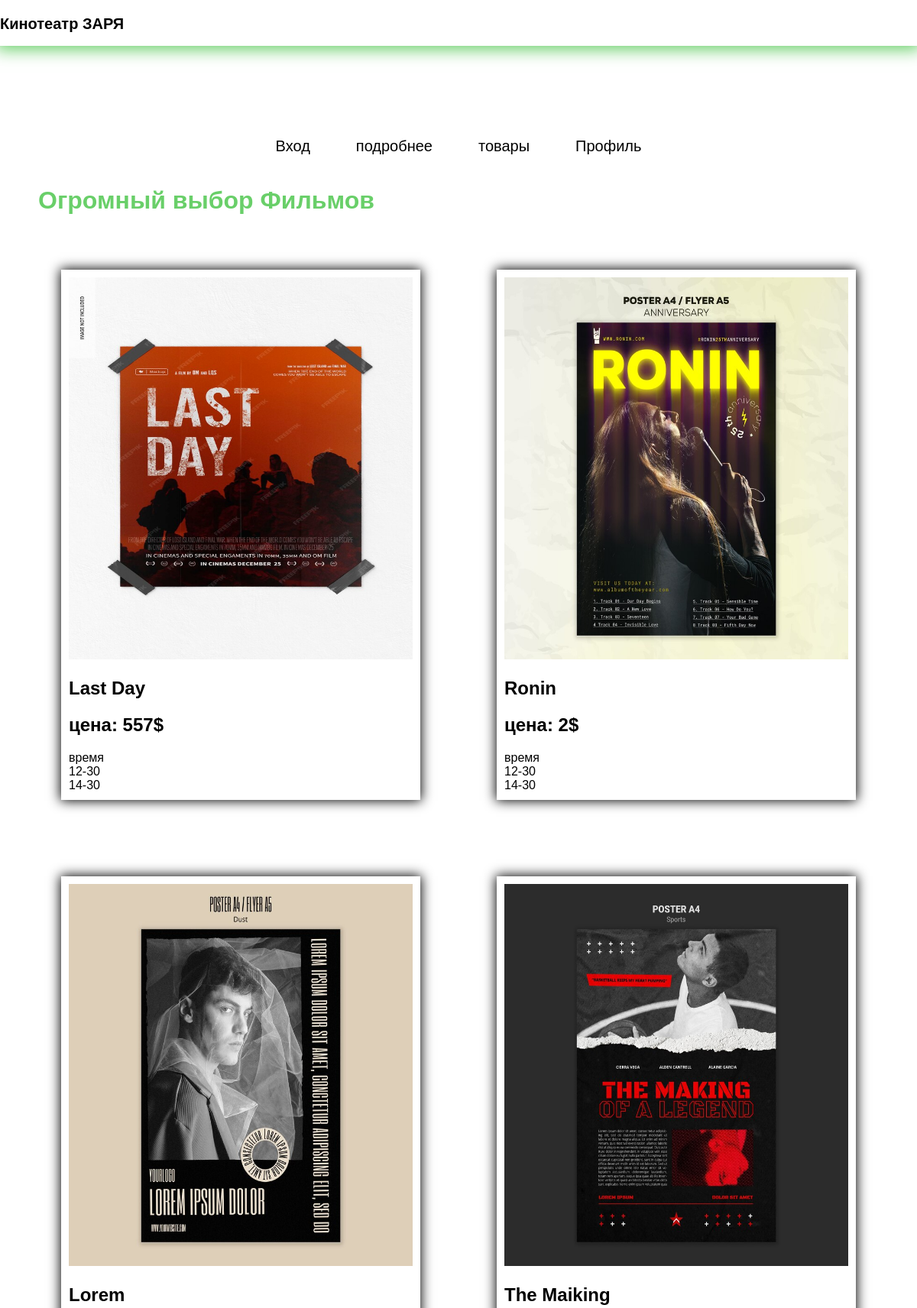
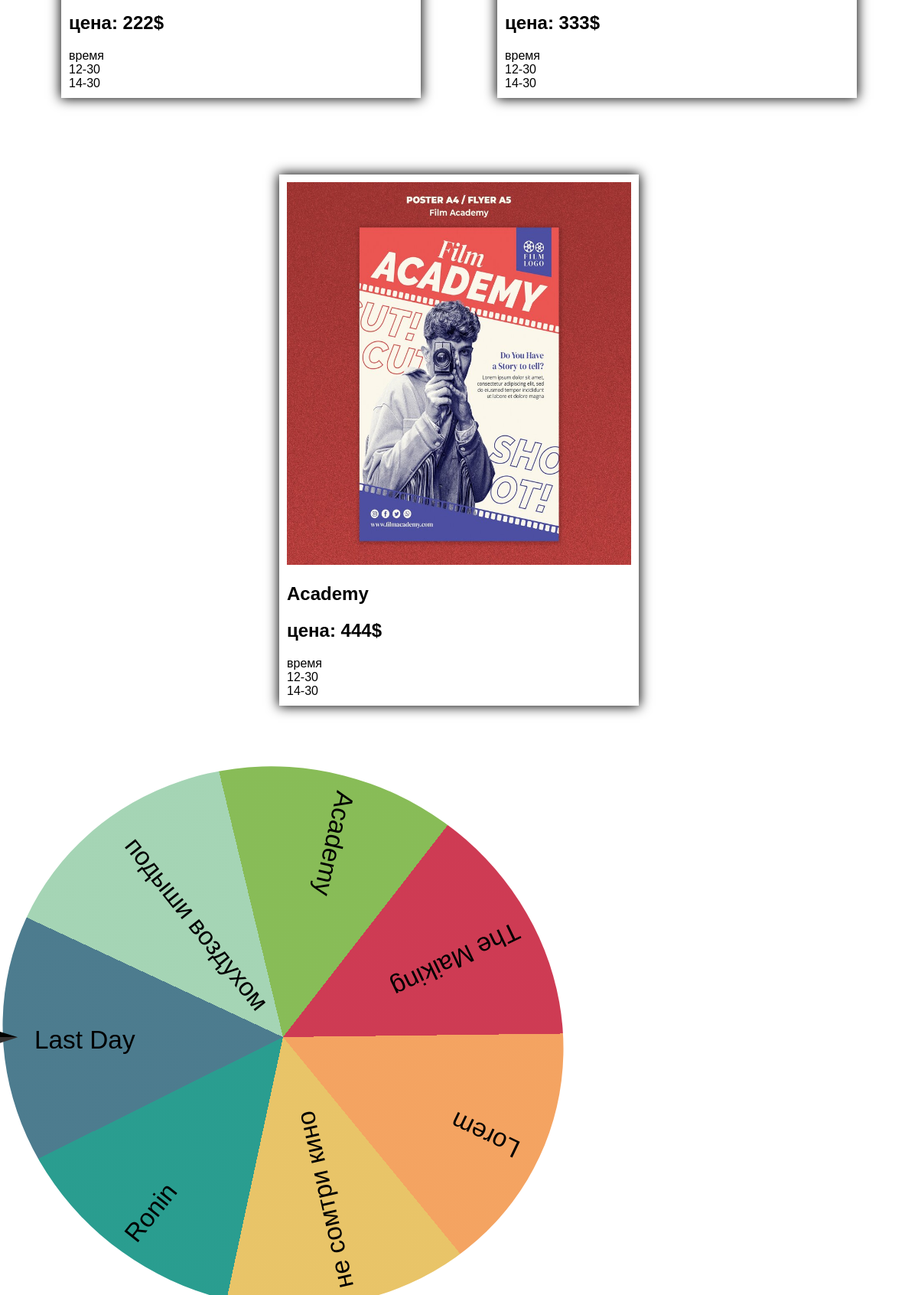
The page / (upper part) on the database its author committed (2 pictures, top to bottom).
### tables this page shows
CREATE TABLE `books` (
  `id` int NOT NULL,
  `first_name` varchar(999) NOT NULL,
  `img` varchar(999) NOT NULL,
  `cost` int NOT NULL,
  `info` varchar(9999) NOT NULL
);

### index.php (the view, shortened to what this page needs)
<!DOCTYPE html>
<html lang="en">
<head>
    <link rel="stylesheet" href="style/style.css">
</head>
<body>
<header>
<a href="index.php" class="link_log"><p>Кинотеатр ЗАРЯ</p></a>
</header>
<main>
<div class="menuhad">
<a href="pages/login.php" class="link_head">Вход</a>
<a href="pages/info.php" class="link_head">подробнее</a>
<a href="pages/catalog.php" class="link_head">товары</a>
<a href="pages/profil.php" class="link_head">Профиль</a>
</div>
<h1 class="zag">Огромный выбор Фильмов</h1>
<div class="popular-row">
<?php  require('pages/bd_connect/db.php');
$sql2 = 'SELECT * from books';
$result = $con->query($sql2);
while ($row = $result->fetch_assoc()) {
    echo '
    <div class="popular-card">
    <img src="../img/'.$row['img'].'" alt="" class="imgbooks">
         <h2>'.$row['first_name'].'</h2>
         <h2>цена: '. $row['cost'].'$</h2>
         время<br>12-30<br>14-30<br>
         ';
          echo ' </div>';
}
?>
</div>
<div class="deal-wheel">
  <ul class="spinner"></ul>
  <div class="ticker"></div>
</div>
</main>
</body>
</html>

### style/style.css (style rules this page uses)
body { margin: 0; padding: 0; font-family: sans-serif ; }
header { width: 100%; display: flex; height: 60px; box-shadow: 0px 0px 20px 5px rgba(102, 206, 102, 0.979); }
main { margin-top: 100px; display: flex; flex-direction: column; }
.zag { margin-left: 50px; color: rgba(102, 206, 102, 0.979); }
.menuhad { display: flex; justify-content: center; }
.link_head { text-decoration: none; color: black; font-size: 20px; margin: 20px 30px; transition: all 0.3s ease-out; }
.link_log { text-decoration: none; color: black; font-size: 20px; font-weight: 700; }
.popular-row { width: 100%; margin: 0 auto; display: flex; align-items: center; flex-wrap: wrap; justify-content: center; align-content: flex-start; }
.popular-card { margin: 50px; padding: 10px; width: 450px; height:auto; text-align: left; box-shadow:0px 0px 15px 1px black; }
.imgbooks { width: 450px; height: 500px; }
.deal-wheel { --size: clamp(250px, 80vmin, 700px); --lg-hs: 0 3%; --lg-stop: 50%; --lg: linear-gradient( hsl(var(--lg-hs) 0%) 0 var(--lg-stop), hsl(var(--lg-hs) 20%) var(--lg-stop) 100% ); position: relative; display: grid; grid-gap: calc(var(--size) / 20); align-items: center; grid-template-areas: "spinner" "trigger"; font-size: calc(var(--size) / 21); }
.deal-wheel > * { grid-area: spinner; }
.spinner { position: relative; display: grid; align-items: center; grid-template-areas: "spinner"; width: var(--size); height: var(--size); transform: rotate(calc(var(--rotate, 25) * 1deg)); border-radius: 50%; }
.ticker { position: relative; left: calc(var(--size) / -15); width: calc(var(--size) / 10); height: calc(var(--size) / 20); background: var(--lg); z-index: 1; clip-path: polygon(20% 0, 100% 50%, 20% 100%, 0% 50%); transform-origin: center left; }

### rows shown on the page
books: img (picture), first_name "Last Day", cost "557"
books: img (picture), first_name "Ronin", cost "2"
books: img (picture), first_name "Lorem", cost "222"
books: img (picture), first_name "The Maiking", cost "333"
books: img (picture), first_name "Academy", cost "444"
